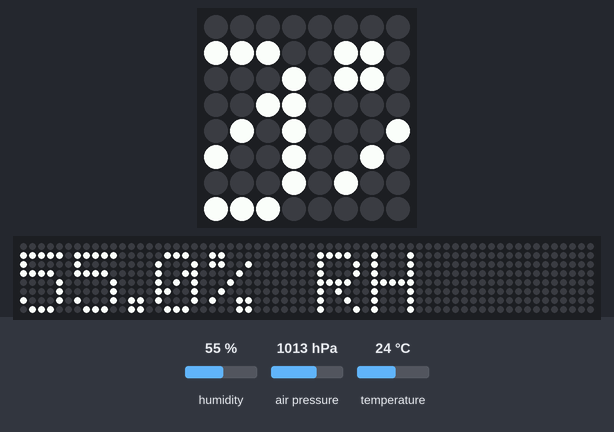
Bench run of a program on a simulated Raspberry Pi (BCM pin numbers) with a Sense HAT. On the bench: the Sense HAT's 8×8 RGB LED matrix, a strip that is not on the board, showing the scrolling text unrolled. The inputs (shaded band) are chosen by the test bench; at power-on: humidity 55 %, air pressure 1013 hPa, temperature 24 °C. The 64×8 strip is a reading aid, not a part: it shows the text the matrix is scrolling, unrolled, one strip-width of it at a time.

Above: at 13.0 s.
13.1 s: humidity set to 22 %
24.9 s: air pressure set to 952 hPa
At 36.73 s:
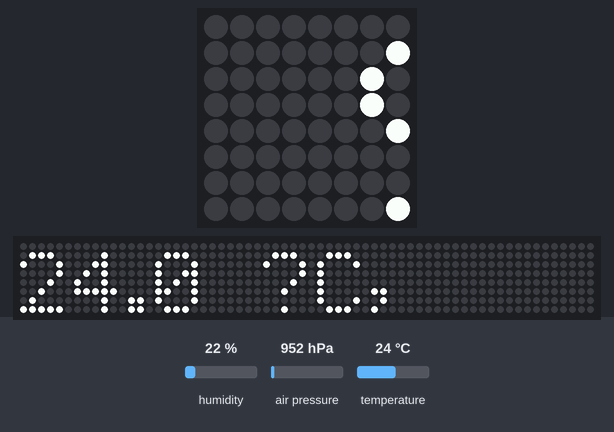
38.0 s: temperature set to 12 °C
At 47.61 s:
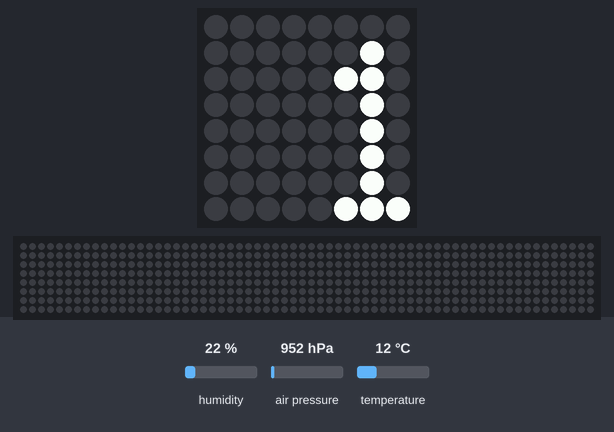
49.8 s: temperature set to 19 °C
At 63.33 s:
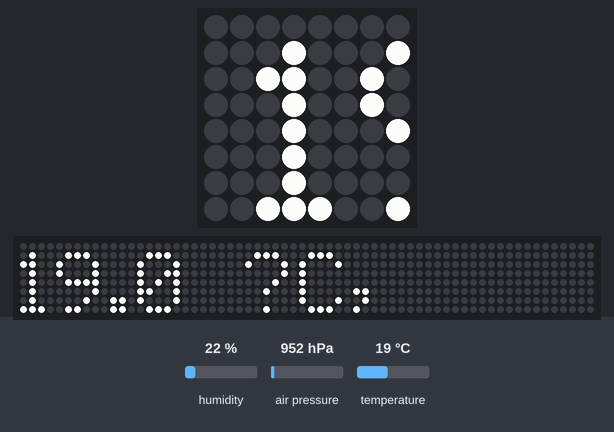

The program:

env.py
```python
from sense_hat import SenseHat
sense = SenseHat()
while True:
    t = sense.get_temperature()
    p = sense.get_pressure()
    h = sense.get_humidity()

    t = round(t,1)
    p = round(p,1)
    h = round(h,1)

    msg = f"{t} °C, {p} mb, {h}% RH"

    sense.show_message(msg, scroll_speed=0.1)
```
